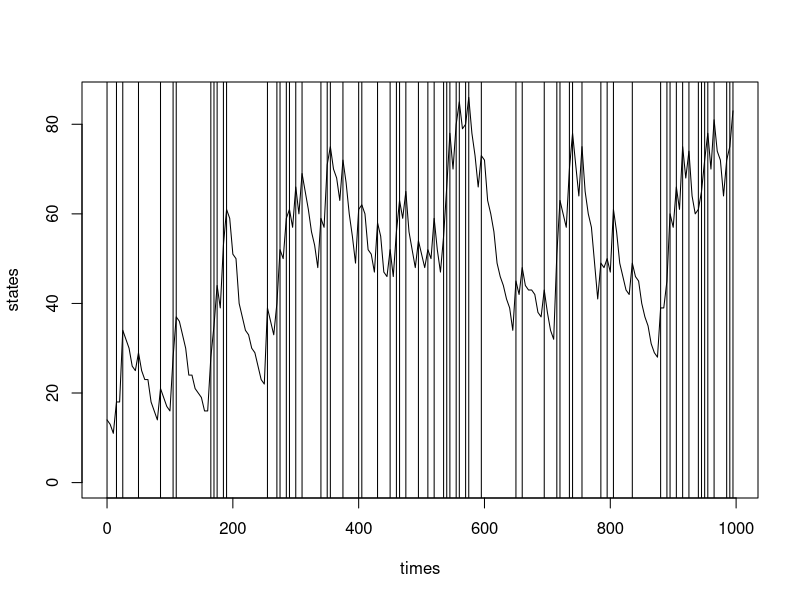

Source code (R):
## set working directory
setwd("~/PycharmProjects/Stochasticity_Sister_Cells/")

## protein to lumi signal parameters
alpha = 27.63
beta = 34
sigma_b2 = 50^2

## initialization
p0 = 14            # initial concentration of the protein
k_ON = .4       # rate of switching to the ON state
k_OFF = .8      # rate of switching to the OFF state
K = k_ON + k_OFF
k_s = 2.432       # synthesis (production) rate
k_m = 0.0154       # degradation rate

p_s = function(s, p) {
  dnorm(s, p*alpha, sqrt(sigma_b2 + beta*p) )
}

p_g = function(g_new, g_old, t) {
  exp(- K * t) * ifelse(g_new == g_old, 1, 0) +
    (1 - exp(- K * t)) * ( ifelse(g_new == 1, k_ON, k_OFF) / K)
}

p_m = function(n_new, n_old, g, t) {
  k = ifelse(g==1, k_s, 0)
  mean_n = (k / k_m) * (1 - exp(- k_m * t))
  f = function(q) {
    dpois(n_new - q, mean_n) * exp(- k_m * t)^q *
      (1 - exp(- k_m * t))^(n_old - q) *
      choose(n_old, q)
  }
  sum(sapply(seq(0, n_old), f))
}

curr_state = 1
curr_num = p0
states = c()
numbs = c()
t = 0
times = c()
while (t < 200*5) {
  states = c(states, curr_state)
  numbs = c(numbs, curr_num)
  times = c(times, t)
  r = runif(1)
  if(r < p_g(1, curr_state, 5)) {
    curr_state = 1
  } else {
    curr_state = 0
  }
  n = seq(0, 200)
  s = sapply(n, p_m, n_old = curr_num, g = curr_state, t = 5)
  r = runif(1)
  curr_num = n[cumsum(s) >= r][1]
  t = t + 5
}

# states[which(states == 0)] = -50
# states[which(states == 1)] = 0
plot(times, states, ylim = c(0, max(numbs)), pch=15, cex=.5, col=0)
abline(v=times[which(states==1)])
lines(times, numbs, type = 'l')
signal = sapply(numbs, function(x) rnorm(1, alpha*x, sqrt(sigma_b2 + beta*x)))
df = data.frame(time=times, signal=signal, numb=numbs, states=states)
# write.table(df, "data.simulated", row.names = FALSE, col.names = TRUE, quote = FALSE, sep='\t)
